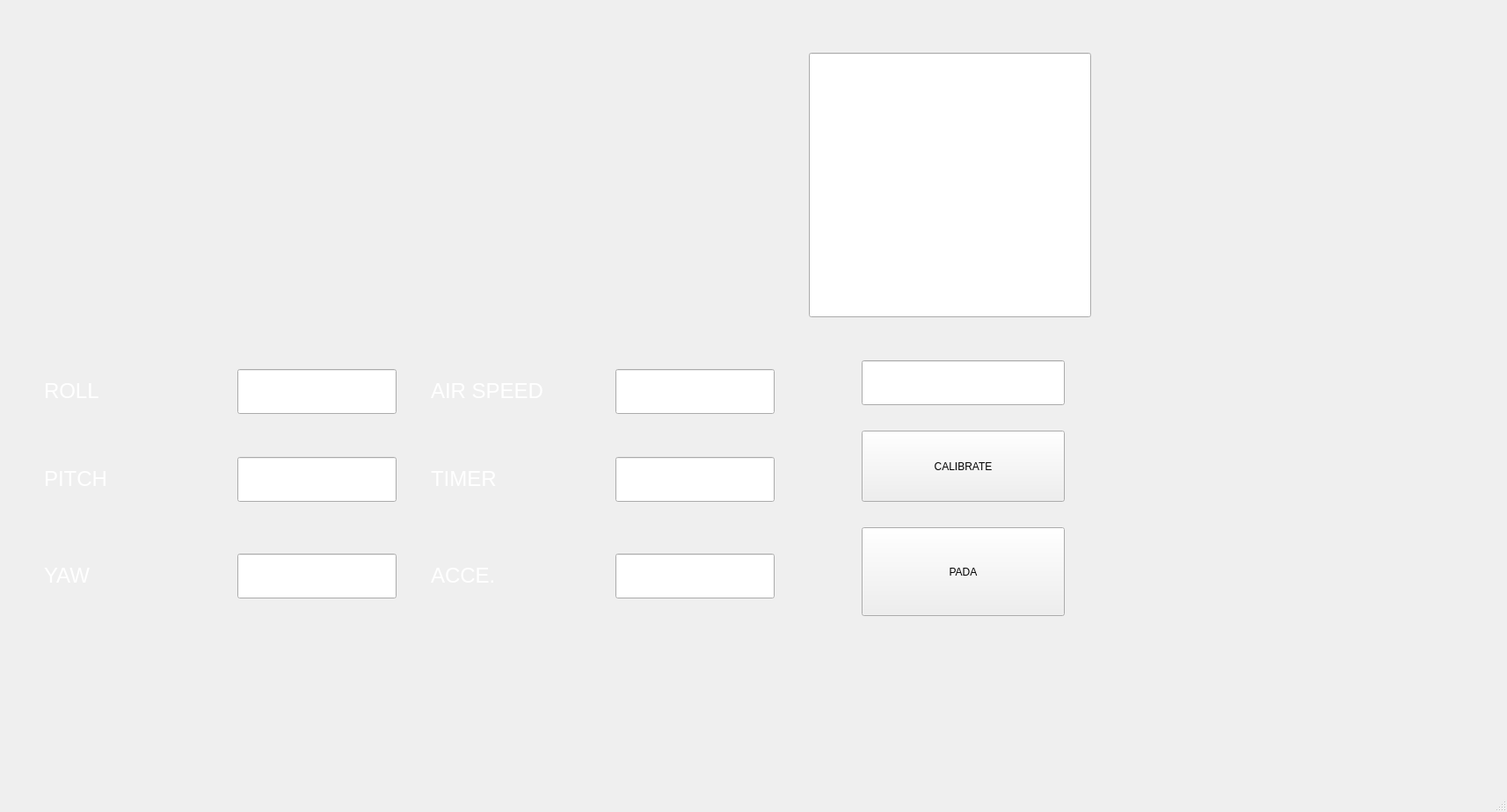
<?xml version="1.0" encoding="UTF-8"?>
<ui version="4.0">
 <class>MainWindow</class>
 <widget class="QMainWindow" name="MainWindow">
  <property name="geometry">
   <rect>
    <x>0</x>
    <y>0</y>
    <width>1714</width>
    <height>924</height>
   </rect>
  </property>
  <property name="windowTitle">
   <string>MainWindow</string>
  </property>
  <widget class="QWidget" name="centralwidget">
   <widget class="QLabel" name="label">
    <property name="geometry">
     <rect>
      <x>-10</x>
      <y>0</y>
      <width>1741</width>
      <height>931</height>
     </rect>
    </property>
    <property name="text">
     <string>&lt;html&gt;&lt;head/&gt;&lt;body&gt;&lt;p align=&quot;center&quot;&gt;&lt;img src=&quot;:/g1/----------.png&quot;/&gt;&lt;/p&gt;&lt;/body&gt;&lt;/html&gt;</string>
    </property>
   </widget>
   <widget class="QLineEdit" name="lineEdit">
    <property name="geometry">
     <rect>
      <x>270</x>
      <y>420</y>
      <width>181</width>
      <height>51</height>
     </rect>
    </property>
   </widget>
   <widget class="QLineEdit" name="lineEdit_4">
    <property name="geometry">
     <rect>
      <x>270</x>
      <y>520</y>
      <width>181</width>
      <height>51</height>
     </rect>
    </property>
   </widget>
   <widget class="QLineEdit" name="lineEdit_5">
    <property name="geometry">
     <rect>
      <x>270</x>
      <y>630</y>
      <width>181</width>
      <height>51</height>
     </rect>
    </property>
   </widget>
   <widget class="QLineEdit" name="lineEdit_2">
    <property name="geometry">
     <rect>
      <x>700</x>
      <y>630</y>
      <width>181</width>
      <height>51</height>
     </rect>
    </property>
   </widget>
   <widget class="QLineEdit" name="lineEdit_3">
    <property name="geometry">
     <rect>
      <x>700</x>
      <y>520</y>
      <width>181</width>
      <height>51</height>
     </rect>
    </property>
   </widget>
   <widget class="QLineEdit" name="lineEdit_6">
    <property name="geometry">
     <rect>
      <x>700</x>
      <y>420</y>
      <width>181</width>
      <height>51</height>
     </rect>
    </property>
   </widget>
   <widget class="QPushButton" name="pushButton_2">
    <property name="geometry">
     <rect>
      <x>980</x>
      <y>600</y>
      <width>231</width>
      <height>101</height>
     </rect>
    </property>
    <property name="text">
     <string>PADA</string>
    </property>
   </widget>
   <widget class="QPushButton" name="pushButton_3">
    <property name="geometry">
     <rect>
      <x>980</x>
      <y>490</y>
      <width>231</width>
      <height>81</height>
     </rect>
    </property>
    <property name="text">
     <string>CALIBRATE</string>
    </property>
   </widget>
   <widget class="QLineEdit" name="lineEdit_7">
    <property name="geometry">
     <rect>
      <x>980</x>
      <y>410</y>
      <width>231</width>
      <height>51</height>
     </rect>
    </property>
   </widget>
   <widget class="QLineEdit" name="lineEdit_8">
    <property name="geometry">
     <rect>
      <x>920</x>
      <y>60</y>
      <width>321</width>
      <height>301</height>
     </rect>
    </property>
   </widget>
   <widget class="QLabel" name="label_2">
    <property name="geometry">
     <rect>
      <x>50</x>
      <y>420</y>
      <width>151</width>
      <height>51</height>
     </rect>
    </property>
    <property name="styleSheet">
     <string notr="true">
color: rgb(255, 255, 255);</string>
    </property>
    <property name="text">
     <string>&lt;html&gt;&lt;head/&gt;&lt;body&gt;&lt;p&gt;&lt;span style=&quot; font-size:18pt;&quot;&gt;ROLL&lt;/span&gt;&lt;/p&gt;&lt;/body&gt;&lt;/html&gt;</string>
    </property>
   </widget>
   <widget class="QLabel" name="label_3">
    <property name="geometry">
     <rect>
      <x>50</x>
      <y>520</y>
      <width>151</width>
      <height>51</height>
     </rect>
    </property>
    <property name="styleSheet">
     <string notr="true">
color: rgb(255, 255, 255);</string>
    </property>
    <property name="text">
     <string>&lt;html&gt;&lt;head/&gt;&lt;body&gt;&lt;p&gt;&lt;span style=&quot; font-size:18pt;&quot;&gt;PITCH&lt;/span&gt;&lt;/p&gt;&lt;/body&gt;&lt;/html&gt;</string>
    </property>
   </widget>
   <widget class="QLabel" name="label_4">
    <property name="geometry">
     <rect>
      <x>50</x>
      <y>630</y>
      <width>151</width>
      <height>51</height>
     </rect>
    </property>
    <property name="styleSheet">
     <string notr="true">
color: rgb(255, 255, 255);</string>
    </property>
    <property name="text">
     <string>&lt;html&gt;&lt;head/&gt;&lt;body&gt;&lt;p&gt;&lt;span style=&quot; font-size:18pt;&quot;&gt;YAW&lt;/span&gt;&lt;/p&gt;&lt;/body&gt;&lt;/html&gt;</string>
    </property>
   </widget>
   <widget class="QLabel" name="label_5">
    <property name="geometry">
     <rect>
      <x>490</x>
      <y>420</y>
      <width>151</width>
      <height>51</height>
     </rect>
    </property>
    <property name="styleSheet">
     <string notr="true">
color: rgb(255, 255, 255);</string>
    </property>
    <property name="text">
     <string>&lt;html&gt;&lt;head/&gt;&lt;body&gt;&lt;p&gt;&lt;span style=&quot; font-size:18pt;&quot;&gt;AIR SPEED&lt;/span&gt;&lt;/p&gt;&lt;/body&gt;&lt;/html&gt;</string>
    </property>
   </widget>
   <widget class="QLabel" name="label_6">
    <property name="geometry">
     <rect>
      <x>490</x>
      <y>520</y>
      <width>151</width>
      <height>51</height>
     </rect>
    </property>
    <property name="styleSheet">
     <string notr="true">
color: rgb(255, 255, 255);</string>
    </property>
    <property name="text">
     <string>&lt;html&gt;&lt;head/&gt;&lt;body&gt;&lt;p&gt;&lt;span style=&quot; font-size:18pt;&quot;&gt;TIMER&lt;/span&gt;&lt;/p&gt;&lt;/body&gt;&lt;/html&gt;</string>
    </property>
   </widget>
   <widget class="QLabel" name="label_7">
    <property name="geometry">
     <rect>
      <x>490</x>
      <y>630</y>
      <width>151</width>
      <height>51</height>
     </rect>
    </property>
    <property name="styleSheet">
     <string notr="true">
color: rgb(255, 255, 255);</string>
    </property>
    <property name="text">
     <string>&lt;html&gt;&lt;head/&gt;&lt;body&gt;&lt;p&gt;&lt;span style=&quot; font-size:18pt;&quot;&gt;ACCE.&lt;/span&gt;&lt;/p&gt;&lt;/body&gt;&lt;/html&gt;</string>
    </property>
   </widget>
  </widget>
  <widget class="QMenuBar" name="menubar">
   <property name="geometry">
    <rect>
     <x>0</x>
     <y>0</y>
     <width>1714</width>
     <height>26</height>
    </rect>
   </property>
  </widget>
  <widget class="QStatusBar" name="statusbar"/>
 </widget>
 <resources>
  <include location="g1.qrc"/>
 </resources>
 <connections/>
</ui>
